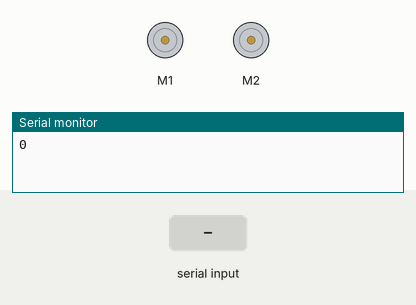
This sketch was run on a simulated Arduino Uno, built with avr-gcc and run on an emulated ATmega328P. On the bench: 2 × DC motor (green arrow = forward, orange = backward, longer = faster), the last lines printed to the serial monitor. The test bench sets the inputs (shaded band).

Above: at 1.2 s.
1.3 s: "2\n" received over Serial
At 3.9 s:
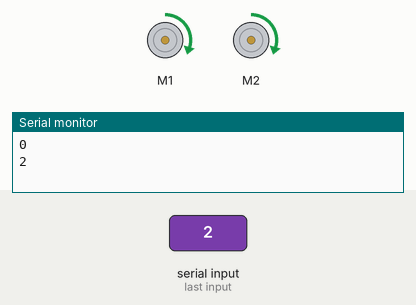
4.3 s: "5\n" received over Serial
At 5.7 s:
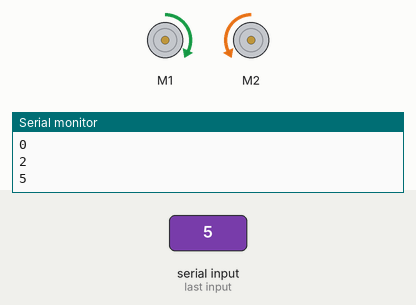
7.3 s: "3\n" received over Serial
At 9.2 s:
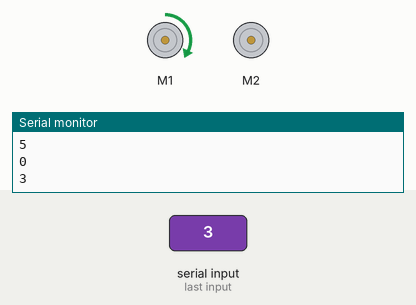
Timing chart, 0 to 11.8 s (numbered marks = the images above; inputs shaded):
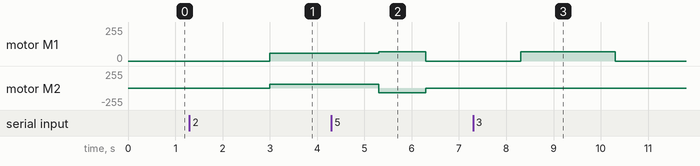

The sketch:

Task2.3.ino
```cpp
#include <AFMotor.h>


AF_DCMotor M1(1);
AF_DCMotor M2(2);
int speed1, speed2;
int x;


void setup()
{
  M1.setSpeed(55);
  M2.setSpeed(55);
  Serial.begin(9600);
}

void loop()
{
 x = Serial.readString().toInt();
 Serial.println(x);
 if(x==1)           //Red light
 {
  halt();
 }

 else if(x==2)      //Green light
 {
 speed1=60;
 speed2=60;
 forward();
 }
 else if(x==3)      //Right turn
 {
 turnright();
 }
 else if(x==4)      //Left turn
 {
  turnleft();
 }

 else if(x==5)      //U turn
 {
 speed1=70;
 speed2=70;
 Uturn();
 }
 else if(x==6)      //hospital zone
 {
 speed1=45;
 speed2=45;
 forward();
 }
 else if(x==7)      //hump
 {
 speed1=40;
 speed2=40;
 forward();
 }
 else if(x==8)      //30 limit
 {
 speed1=50;
 speed2=50;
 forward();
 }
 else if(x==9)      //20 limit
 {
 speed1=45;
 speed2=45;
 forward();
 }
 else if(x==10)     //school zone
 {
 speed1=50;
 speed2=50;
 forward();
 }
 else if(x==11)     //stop
 {
  halt();
 }

 else if(x==12)     //don't stop
 {
 speed1=60;
 speed2=60;
 forward();
 }
 else if(x==13)     //reverse
 {
 speed1=55;
 speed2=55;
 backward();
 }
 else if(x==14)     //rightcurve
 {
 speed1=60;
 speed2=50;
 forward();
 }
 else if(x==15)    //leftcurve
 {
 speed1=50;
 speed2=60;
 forward();
 }
 else
 {
 halt();
 }

}

void backward()
{
  M1.run(BACKWARD);
  M2.run(BACKWARD);
  delay(1000);
}

void forward()
{
  setspeed();
  M1.run(FORWARD);
  M2.run(FORWARD);
  delay(1000);
}

void halt()
{
  M1.run(RELEASE);
  M2.run(RELEASE);
  delay(1000);
}

void turnleft()
{
  M2.setSpeed(70);
  M2.run(FORWARD);
  delay(1000);
}

void turnright()
{
  M1.setSpeed(70);
  M1.run(FORWARD);
  delay(1000);
}

void Uturn()
{
  setspeed();
  M1.run(FORWARD);
  M2.run(BACKWARD);
}

void setspeed()
{
  M1.setSpeed(speed1);
  M2.setSpeed(speed2);
}
```

Measured:
- after the input at 1.3 s, motor M1, motor M2: stopped → forward 60/255 after 1.7 s
- after the input at 4.3 s, motor M1: forward 60/255 → forward 70/255 after 1.0 s, → stopped 1.0 s later; motor M2: forward 60/255 → backward 70/255 after 1.0 s, → stopped 1.0 s later
- after the input at 7.3 s, motor M1: stopped → forward 70/255 after 1.0 s, → stopped 2.0 s later
